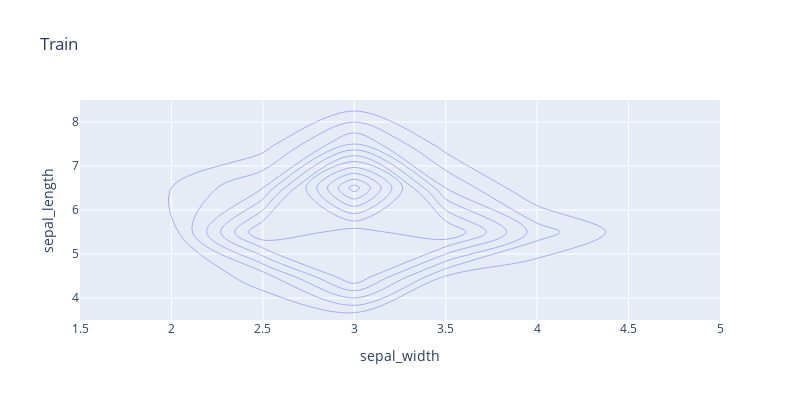

Write notebook code for a chart like this one.
### Code cell
fig = px.density_contour(X_train, 'sepal_width', 'sepal_length', title = 'Train', height=400,width=800)
fig.show()

### Figure 1 — Plotly figure (JSON) as saved in the notebook; plotly's stock layout.template omitted (floating-point values rounded to 4 significant figures)
{"data": [{"contours": {"coloring": "none"}, "hovertemplate": "sepal_width=%{x}<br>sepal_length=%{y}<br>count=%{z}<extra></extra>", "legendgroup": "", "line": {"color": "#636efa"}, "name": "", "showlegend": false, "type": "histogram2dcontour", "x": [3, 2.6, 3, 3.2, 3.1, 3.5, 3.7, 2, 3, 3.3, 2.2, 2.5, 2.5, 3, 3.3, 2.4, 2.7, 2.8, 2.5, 2.5, 3.2, 3, 3.4, 3.1, 2.7, 2.7, 2.9, 2.5, 3, 3.2, 3.7, 3, 2.7, 3, 3.4, 4.4, 3.1, 3.1, 3, 2.5, 3.4, 2.2, 3.6, 2.9, 3, 3, 3.2, 3, 2.8, 3.8, 3.4, 3.2, 3.3, 2.3, 3.4, 3, 2.5, 3.1, 3.2, 3.6, 3, 3.5, 3, 3.9, 2.3, 3.2, 3, 3.5, 3.1, 3.4, 2.8, 3, 3.2, 3.3, 2.9, 3.4, 2.6, 2.4, 3.8, 3.1, 4.1, 3, 4, 2.8, 3.8, 3.2, 2.8, 3.3, 3.4, 2.8, 2.7, 2.6, 3.2, 3, 2.5, 3, 3, 2.4, 3.1, 2.7, 3.4, 2.9, 3, 3.2, 2.3, 3.5, 3.7, 3.1, 2.9, 2.7, 3.8, 3.2], "xaxis": "x", "xbingroup": "x", "y": [5.9, 5.8, 6.8, 4.7, 6.9, 5, 5.4, 5, 6.5, 6.7, 6, 6.7, 5.6, 7.7, 6.3, 5.5, 6.3, 6.3, 4.9, 6.3, 7, 6.5, 6, 4.8, 5.8, 5.6, 5.6, 5.5, 6.1, 7.2, 5.3, 4.3, 6.4, 5.7, 5.4, 5.7, 6.9, 4.6, 5.9, 5.1, 4.6, 6.2, 7.2, 5.7, 4.8, 7.1, 6.9, 6.5, 6.4, 5.1, 4.8, 6.5, 6.7, 4.5, 6.2, 4.9, 5.7, 6.9, 4.4, 5, 7.2, 5.1, 4.4, 5.4, 5.5, 6.8, 7.6, 5.1, 4.9, 5.2, 5.7, 6.6, 5, 5.1, 6.4, 5.4, 7.7, 4.9, 7.9, 6.7, 5.2, 6, 5.8, 7.7, 5.1, 4.7, 7.4, 5, 6.3, 5.7, 5.8, 5.7, 6.4, 6.7, 6.3, 6.7, 5, 5.5, 6.7, 5.8, 5.1, 6.6, 5.6, 5.9, 6.3, 5.5, 5.1, 4.9, 6.3, 5.8, 7.7, 4.6], "yaxis": "y", "ybingroup": "y"}], "layout": {"height": 400, "legend": {"tracegroupgap": 0}, "title": {"text": "Train"}, "width": 800, "xaxis": {"anchor": "y", "domain": [0, 1], "title": {"text": "sepal_width"}}, "yaxis": {"anchor": "x", "domain": [0, 1], "title": {"text": "sepal_length"}}}}
